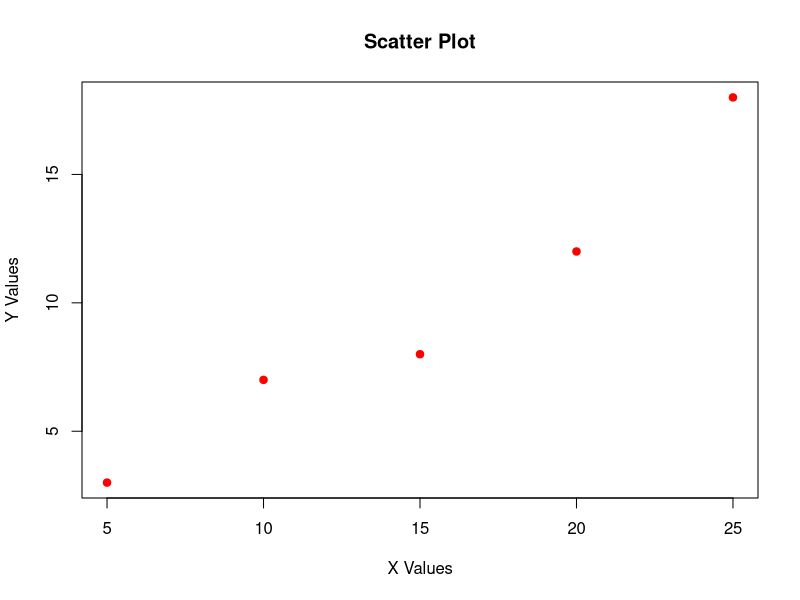

Source code (R):
x <- c(5,10,15,20,25)
y <- c(3,7,8,12,18)

plot(x, y,
     main="Scatter Plot",
     xlab="X Values",
     ylab="Y Values",
     pch=19,
     col="red")